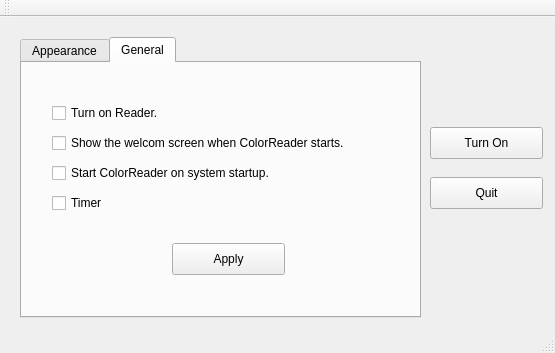
<?xml version="1.0" encoding="UTF-8"?>
<ui version="4.0">
 <class>MainWindow</class>
 <widget class="QMainWindow" name="MainWindow">
  <property name="geometry">
   <rect>
    <x>0</x>
    <y>0</y>
    <width>555</width>
    <height>353</height>
   </rect>
  </property>
  <property name="windowTitle">
   <string>Color Reader</string>
  </property>
  <widget class="QWidget" name="centralWidget">
   <widget class="QTabWidget" name="tabWidget">
    <property name="geometry">
     <rect>
      <x>20</x>
      <y>20</y>
      <width>401</width>
      <height>281</height>
     </rect>
    </property>
    <property name="currentIndex">
     <number>1</number>
    </property>
    <widget class="QWidget" name="tab">
     <attribute name="title">
      <string>Appearance</string>
     </attribute>
     <widget class="QGraphicsView" name="graphicsView">
      <property name="geometry">
       <rect>
        <x>220</x>
        <y>90</y>
        <width>151</width>
        <height>141</height>
       </rect>
      </property>
     </widget>
     <widget class="QLabel" name="label">
      <property name="geometry">
       <rect>
        <x>30</x>
        <y>10</y>
        <width>51</width>
        <height>21</height>
       </rect>
      </property>
      <property name="font">
       <font>
        <pointsize>13</pointsize>
       </font>
      </property>
      <property name="text">
       <string>Colors</string>
      </property>
     </widget>
     <widget class="QComboBox" name="comboBox">
      <property name="geometry">
       <rect>
        <x>20</x>
        <y>30</y>
        <width>131</width>
        <height>21</height>
       </rect>
      </property>
      <item>
       <property name="text">
        <string>--</string>
       </property>
      </item>
      <item>
       <property name="text">
        <string>Purple and teal</string>
       </property>
      </item>
      <item>
       <property name="text">
        <string>Red and Blue</string>
       </property>
      </item>
     </widget>
     <widget class="QLabel" name="label_2">
      <property name="geometry">
       <rect>
        <x>20</x>
        <y>70</y>
        <width>41</width>
        <height>16</height>
       </rect>
      </property>
      <property name="text">
       <string>Width</string>
      </property>
     </widget>
     <widget class="QSlider" name="verticalSlider">
      <property name="geometry">
       <rect>
        <x>20</x>
        <y>90</y>
        <width>22</width>
        <height>160</height>
       </rect>
      </property>
      <property name="orientation">
       <enum>Qt::Vertical</enum>
      </property>
     </widget>
     <widget class="QSlider" name="verticalSlider_2">
      <property name="geometry">
       <rect>
        <x>90</x>
        <y>90</y>
        <width>22</width>
        <height>160</height>
       </rect>
      </property>
      <property name="orientation">
       <enum>Qt::Vertical</enum>
      </property>
     </widget>
     <widget class="QSlider" name="verticalSlider_3">
      <property name="geometry">
       <rect>
        <x>160</x>
        <y>90</y>
        <width>22</width>
        <height>160</height>
       </rect>
      </property>
      <property name="orientation">
       <enum>Qt::Vertical</enum>
      </property>
     </widget>
     <widget class="QLabel" name="label_3">
      <property name="geometry">
       <rect>
        <x>80</x>
        <y>70</y>
        <width>51</width>
        <height>16</height>
       </rect>
      </property>
      <property name="text">
       <string>Spacing</string>
      </property>
     </widget>
     <widget class="QLabel" name="label_4">
      <property name="geometry">
       <rect>
        <x>150</x>
        <y>70</y>
        <width>51</width>
        <height>16</height>
       </rect>
      </property>
      <property name="text">
       <string>Opacity</string>
      </property>
     </widget>
    </widget>
    <widget class="QWidget" name="tab_2">
     <attribute name="title">
      <string>General</string>
     </attribute>
     <widget class="QCheckBox" name="checkBox">
      <property name="geometry">
       <rect>
        <x>30</x>
        <y>40</y>
        <width>321</width>
        <height>20</height>
       </rect>
      </property>
      <property name="text">
       <string>Turn on Reader.</string>
      </property>
     </widget>
     <widget class="QCheckBox" name="checkBox_2">
      <property name="geometry">
       <rect>
        <x>30</x>
        <y>70</y>
        <width>341</width>
        <height>20</height>
       </rect>
      </property>
      <property name="text">
       <string>Show the welcom screen when ColorReader starts.</string>
      </property>
     </widget>
     <widget class="QCheckBox" name="checkBox_3">
      <property name="geometry">
       <rect>
        <x>30</x>
        <y>100</y>
        <width>321</width>
        <height>20</height>
       </rect>
      </property>
      <property name="text">
       <string>Start ColorReader on system startup.</string>
      </property>
     </widget>
     <widget class="QCheckBox" name="checkBox_4">
      <property name="geometry">
       <rect>
        <x>30</x>
        <y>130</y>
        <width>331</width>
        <height>20</height>
       </rect>
      </property>
      <property name="text">
       <string>Timer </string>
      </property>
     </widget>
     <widget class="QPushButton" name="pushButton_2">
      <property name="geometry">
       <rect>
        <x>150</x>
        <y>180</y>
        <width>113</width>
        <height>32</height>
       </rect>
      </property>
      <property name="text">
       <string>Apply</string>
      </property>
     </widget>
    </widget>
   </widget>
   <widget class="QPushButton" name="pushButton_3">
    <property name="geometry">
     <rect>
      <x>430</x>
      <y>160</y>
      <width>113</width>
      <height>32</height>
     </rect>
    </property>
    <property name="text">
     <string>Quit</string>
    </property>
   </widget>
   <widget class="QPushButton" name="pushButton">
    <property name="geometry">
     <rect>
      <x>430</x>
      <y>110</y>
      <width>113</width>
      <height>32</height>
     </rect>
    </property>
    <property name="text">
     <string>Turn On</string>
    </property>
   </widget>
  </widget>
  <widget class="QToolBar" name="mainToolBar">
   <property name="windowTitle">
    <string>ColorReader</string>
   </property>
   <attribute name="toolBarArea">
    <enum>TopToolBarArea</enum>
   </attribute>
   <attribute name="toolBarBreak">
    <bool>false</bool>
   </attribute>
  </widget>
  <widget class="QStatusBar" name="statusBar"/>
 </widget>
 <layoutdefault spacing="6" margin="11"/>
 <resources/>
 <connections/>
</ui>
